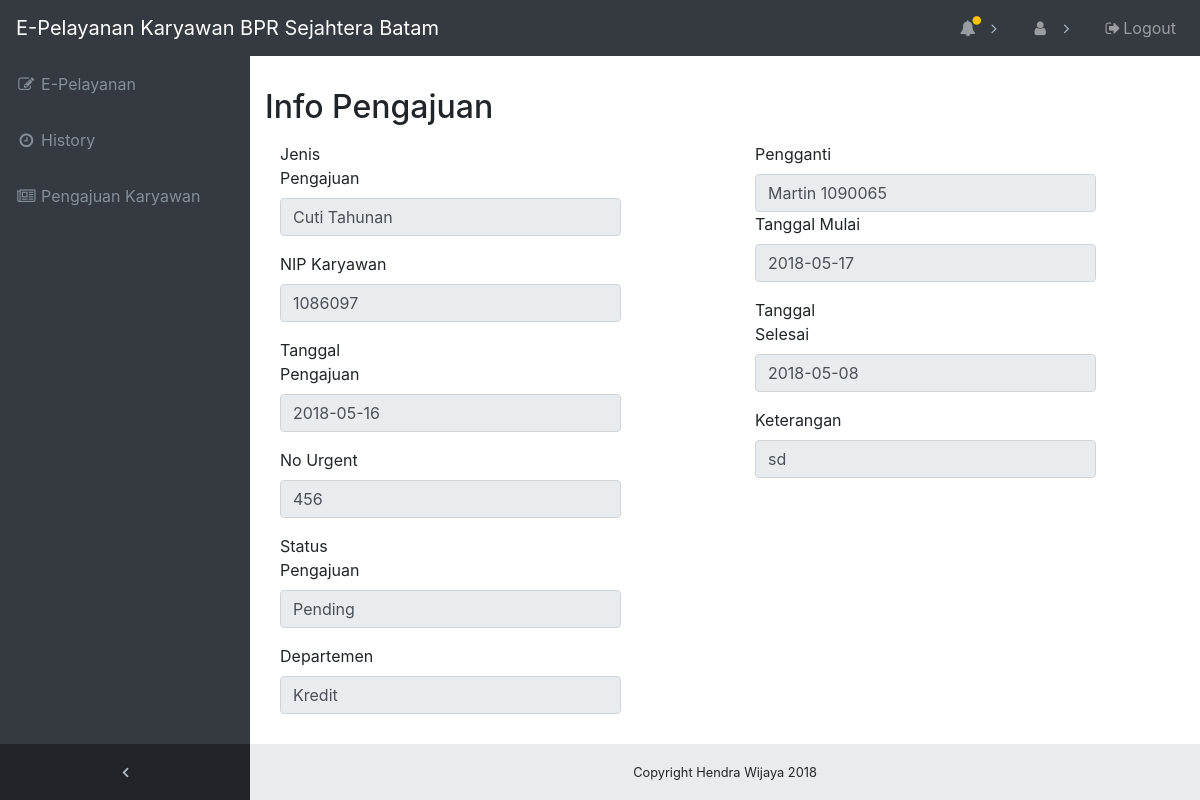
/Member/index.php?page=info_pengajuan&id=52&id_pengajuan=1 (signed in), run on the app's committed database.
### tables this page shows
CREATE TABLE `tblservice` (
  `id_service` int(11) NOT NULL,
  `id_pengajuan` int(11) NOT NULL,
  `nip_karyawan` varchar(25) NOT NULL,
  `tgl_pengajuan` varchar(25) NOT NULL,
  `no_urgent` varchar(25) NOT NULL,
  `penganti` varchar(25) NOT NULL,
  `tgl_mulai` varchar(100) NOT NULL,
  `tgl_selesai` varchar(100) NOT NULL,
  `keterangan` varchar(100) NOT NULL,
  `status_service` int(11) NOT NULL,
  `bukti` varchar(100) NOT NULL,
  `notif` tinyint(1) NOT NULL
);

CREATE TABLE `tblpengajuan` (
  `id_pengajuan` int(11) NOT NULL,
  `pengajuan` varchar(100) NOT NULL,
  `kat_pengajuan` tinyint(1) NOT NULL
);

CREATE TABLE `tbldepartemen` (
  `id_departemen` int(11) NOT NULL,
  `departemen` varchar(100) NOT NULL
);

CREATE TABLE `tblkaryawan` (
  `nama_karyawan` varchar(100) NOT NULL,
  `nip_karyawan` varchar(50) NOT NULL,
  `tempat_lahir` varchar(50) NOT NULL,
  `tanggal_lahir` date NOT NULL,
  `alamat` varchar(100) NOT NULL,
  `no_hp` varchar(20) NOT NULL,
  `email` varchar(50) NOT NULL,
  `jenis_kelamin` enum('Pria','Wanita') NOT NULL,
  `id_jabatan` int(11) NOT NULL,
  `id_departemen` int(11) NOT NULL,
  `sisa_cuti` varchar(12) NOT NULL,
  `tgl_masuk` varchar(20) NOT NULL,
  `id_kantor` int(11) NOT NULL,
  `parent_id` int(11) NOT NULL,
  `foto_karyawan` varchar(1000) NOT NULL,
  `level` tinyint(1) NOT NULL,
  `password` varchar(50) NOT NULL,
  `status_karyawan` tinyint(1) NOT NULL
);

### Member/konten/info_pengajuan.php (the view, shortened to what this page needs)
 <?php
                $id = $_GET['id'];
                include '../connect.php';
                $sql= "SELECT a.id_service, a.id_pengajuan, b.id_pengajuan, b.pengajuan, a.nip_karyawan, c.nama_karyawan, a.tgl_pengajuan, a.no_urgent, a.penganti, a.tgl_mulai, a.tgl_selesai, a.keterangan, a.status_service, a.bukti, d.departemen FROM tblservice AS a , tblpengajuan AS b , tblkaryawan AS c , tbldepartemen AS d WHERE a.id_pengajuan = b.id_pengajuan AND a.nip_karyawan = c.nip_karyawan AND a.id_service = $id AND c.id_departemen = d.id_departemen";
                $hasil = $connect->query($sql);
              while($data = $hasil->fetch_array()){
                $id = $data['id_service'];
                $departemen = $data['departemen'];
                $nip_karyawan = $data['nip_karyawan'];
                $tgl_pengajuan = $data['tgl_pengajuan'];
                $pengajuan = $data['pengajuan'];
                $tgl_mulai = $data['tgl_mulai'];
                $no_urgent = $data['no_urgent'];
                $penganti = $data['penganti'];
                $tgl_selesai = $data['tgl_selesai'];
                $status_service = $data['status_service'];
                $keterangan = $data['keterangan'];
            }
                ?>
<div class="row">
<div class="col-md-6">
	  	<div class="content-box-large">
			  				<div class="panel-heading">
					            <div class="panel-title"><p> <h2>Info Pengajuan</h2></p></div>
					        </div>
		</div>
</div>
</div>
<div class="row">
	<div class="col-md-6">
	  	<div class="content-box-large">
			  				<div class="panel-body">
			  					<form class="form-horizontal" role="form" method="post" enctype="multipart/form-data" action="index.php?page=input_pengajuan">
								  <div class="form-group">
								    <label class="col-sm-4 control-label">Jenis Pengajuan</label>
								    <div class="col-sm-10">
								    <input type="text" class="form-control" name="pengajuan" id="pengajuan" value="<?php echo $pengajuan; ?>" readonly >
									</div>
								  </div>
								  <div class="form-group">
								    <label class="col-sm-4 control-label">NIP Karyawan</label>
								    <div class="col-sm-10">
								      <input type="text" class="form-control" id="nip_karyawan"  name="nip_karyawan" value="<?php echo $nip_karyawan; ?>" required readonly>
								    </div>
								  </div>
								  <div class="form-group">
								    <label class="col-sm-4 control-label">Tanggal Pengajuan</label>
								    <div class="col-sm-10">
								      <input type="text" class="form-control" name="tgl_pengajuan" id="tgl_pengajuan" value="<?php echo $tgl_pengajuan; ?>" readonly >
								    </div>
								  </div>
								  <div class="form-group">
								    <label class="col-sm-4 control-label">No Urgent</label>
								    <div class="col-sm-10">
								      <input type="text" class="form-control" id="no_urgent" placeholder="Nomor HP" name="no_urgent" value="<?php echo $no_urgent; ?>" readonly>
								    </div>
								  </div>
								  <div class="form-group">
								    <label class="col-sm-4 control-label">Status Pengajuan</label>
								    <div class="col-sm-10">
								      <input type="text" class="form-control" id="status_service"  name="status_service" value="<?php
								      switch ($status_service) {
				                        case 0:
				                          echo "Pending" ;
				                          break;
				                          break; }
				                          ?>" readonly>
								    </div>
								  </div>
								  <div class="form-group">
								    <label class="col-sm-4 control-label">Departemen</label>
								    <div class="col-sm-10">
								      <input type="text" class="form-control" id="no_urgent" placeholder="Nomor HP" name="departemen" value="<?php echo $departemen; ?>" readonly>
								    </div>
								  </div>
			  				</div>
			  			</div>
			  			</div>
			  			<div class="col-md-6">
	  					<div class="content-box-large">
			  				<div class="panel-body">
			  						<div class="form-group">
								    <label class="col-sm-4 control-label">Pengganti</label>
								    <div class="col-sm-10">
								    <?php
								    $sql2 = "SELECT a.nama_karyawan , a.nip_karyawan , b.penganti FROM tblkaryawan AS a , tblservice AS b WHERE a.nip_karyawan = b.penganti AND b.id_service = $id";
								    $hasil2 = $connect->query($sql2);
          							$nama_penganti = "";
						              while($data = $hasil2->fetch_array()){
						                $nama_penganti = $data['nama_karyawan'];
						            }
								    ?>
								    <input type="text" class="form-control" id="penganti" placeholder="Nomor HP" name="penganti" value="<?php echo $nama_penganti." ".$penganti; ?>" readonly>
									</div>
								  <div class="form-group">
								    <label  class="col-sm-4 control-label">Tanggal Mulai</label>
								    <div class="col-sm-10">
								       <input type="text" class="form-control" id="tgl_mulai" placeholder="Nomor HP" name="tgl_mulai" value="<?php echo $tgl_mulai; ?>" readonly>
								    </div>
								  </div>
								  <div class="form-group">
								    <label class="col-sm-4 control-label">Tanggal Selesai</label>
								    <div class="col-sm-10">
								      <input type="text" class="form-control" id="tgl_selesai" placeholder="Nomor HP" name="tgl_selesai" value="<?php echo $tgl_selesai; ?>" readonly>
								    </div>
								  </div>
								  <div class="form-group">
								    <label class="col-sm-4 control-label">Keterangan</label>
								    <div class="col-sm-10">
								    <input type="text" class="form-control" id="keterangan" placeholder="Nomor HP" name="keterangan" value="<?php echo $keterangan; ?>" readonly>
								    </div>
								  </div>
								  <div class="form-group">
								    <div class="col-sm-offset-4 col-sm-10">
								    </div>
								  </div>
			  				</div>
			  			</div>
			  			</div>
			  			</div>

### Member/css/sb-admin.css (style rules this page uses)
html { position: relative; min-height: 100%; }
body { overflow-x: hidden; }
body.sticky-footer { margin-bottom: 56px; }
body.fixed-nav { padding-top: 56px; }

### data on the page
tblservice: pengajuan "Cuti Tahunan", nip_karyawan "1086097", tgl_pengajuan "2018-05-16", no_urgent "456", status_service "Pending", departemen "Kredit", tgl_mulai "2018-05-17", tgl_selesai "2018-05-08", keterangan "sd"
tblkaryawan: penganti "Martin 1090065"
